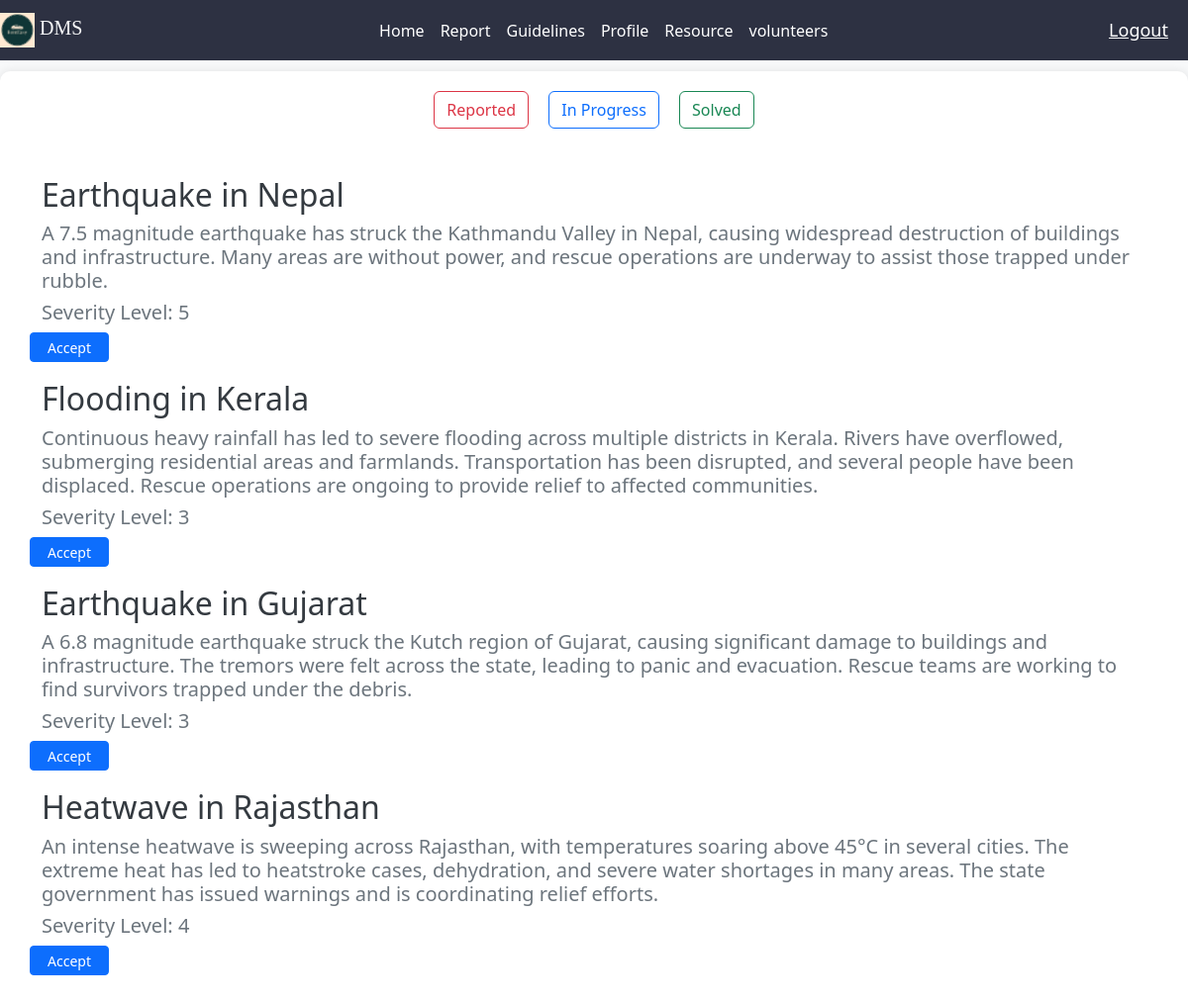
The page /dashboard_vol/ (signed in) on the database as committed earlier.
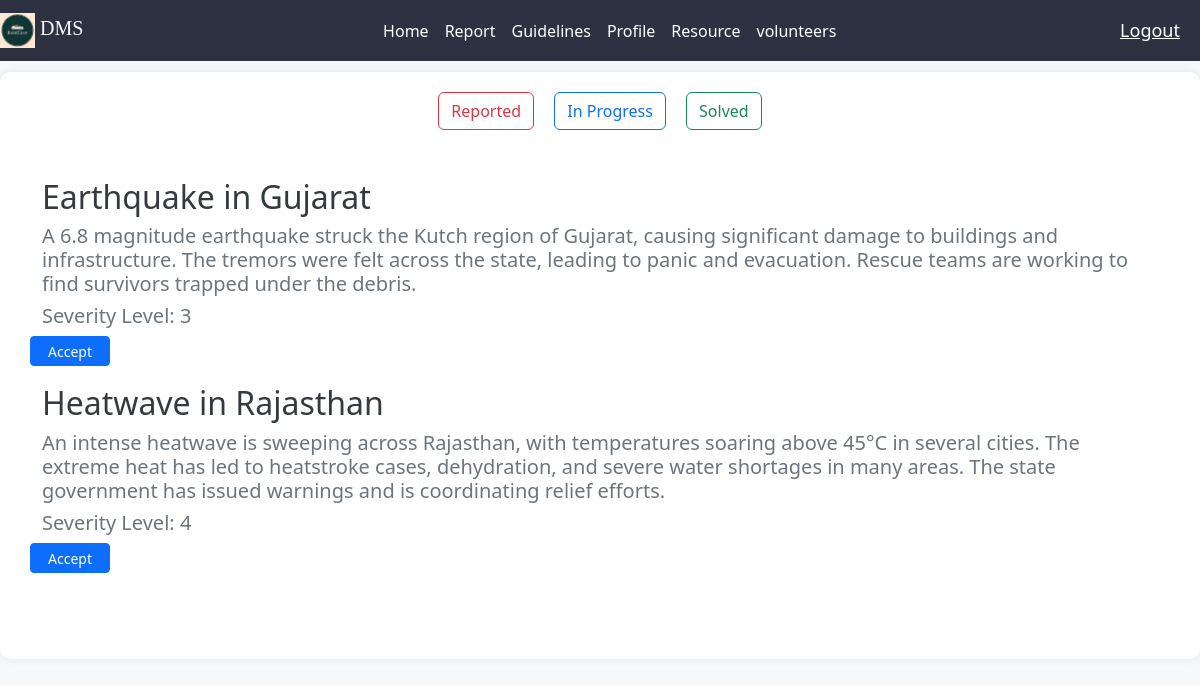
The same page on the database as committed later.
### DmsApp/models.py (models this page shows, shortened)
class Report(models.Model):
    LEVEL=(
        ('1','1'),('2','2'),('3','3'),('4','4'),('5','5')
    )
    STATUS=(
        ('reported','reported'),
        ('in_progress','in_progress'),
        ('solved','solved'),
    )
    status=models.CharField(max_length=50,choices=STATUS,default='reported')
    report_name=models.CharField(max_length=30)
    description=models.CharField(max_length=2056,null=True)
    severity_level=models.CharField(max_length=1,choices=LEVEL)
    volunteer=models.ForeignKey(Volunteer, null=True, blank=True, on_delete=models.SET_NULL, related_name='reports')

### DmsApp/views.py (the view)
# urls.py: path('dashboard_vol/',dashboard_vol,name='dashboard_vol'),
@login_required(login_url='login')
def dashboard_vol(request):
    user = request.user
    user_type = 'volunteer'
    profile_info = Volunteer.objects.get(vol_name=user)
    report=Report.objects.all()
    report=report.filter(status='reported')
    context = {'user_type': user_type, 'profile_info': profile_info,'report':report}
    return render(request,'dashboard_vol.html',context)

### DmsApp/templates/dashboard_vol.html (shortened to what this page needs)
{% extends 'main.html' %}
{% block content %}
<section>
    <div class="text-center">
        <a href="{% url 'dashboard_vol' %}" class="btn btn-outline-danger mx-2">Reported</a>
        <a href="{% url 'progress' %}" class="btn btn-outline-primary mx-2">In Progress</a>
        <a href="{% url 'solved' %}" class="btn btn-outline-success mx-2">Solved</a>
    </div>
    <div class="container my-5">
        <div class="row">
            {% for i in report %}
            <h2>{{i.report_name}}</h2>
            <h5>{{i.description}}</h4>
            <h5 class="mr-3">Severity Level: {{ i.severity_level }}</h5>
            {% if user.volunteer and i.status == 'reported' %}
            <a href="{% url 'accept_report' i.id %}" class="btn btn-primary btn-sm custom-width" role="button">Accept</a>
            {% endif %}
            <br><br>
            {% endfor %}
        </div>
    </div>
</section>
{% endblock %}

Rows that differ between the two databases and show on the page:
no longer on this page (row edited): Report: report_name "Earthquake in Nepal", description "A 7.5 magnitude earthquake has struck the Kathmandu Valley in Nepal, causing widespread destruction of buildings and infrastructure. Many areas are without power, and rescue operations are underway to assist those trapped under rubble.", severity_level "5", status "Accept"
no longer on this page (row edited): Report: report_name "Flooding in Kerala", description "Continuous heavy rainfall has led to severe flooding across multiple districts in Kerala. Rivers have overflowed, submerging residential areas and farmlands. Transportation has been disrupted, and several people have been displaced. Rescue operations are ongoing to provide relief to affected communities.", severity_level "3", status "Accept"
